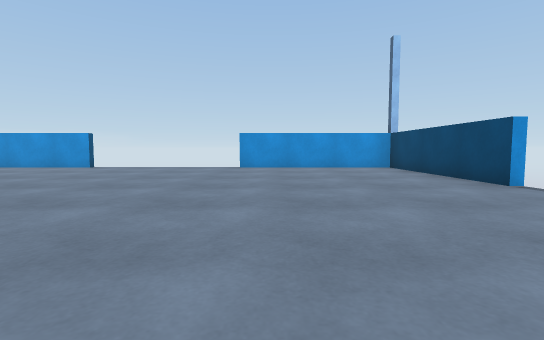
View 1 (above)

16 first-person views from a walk through a scene from a Unity 3-D project. The camera is 0.64 m above the floor, tilts 4° down and sees 85° across. The floor is counted in squares, 1 m on a side. Each view is taken from the middle of a square. On the plan, view 1 faces up. The plan holds only what a view shows up to about 9 squares ahead; the rest is blank. The place goes on beyond the plan. Surface patterns are stand-ins for the level's own textures.

View 2
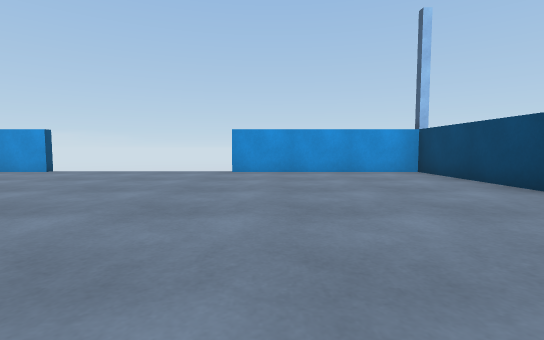

View 3
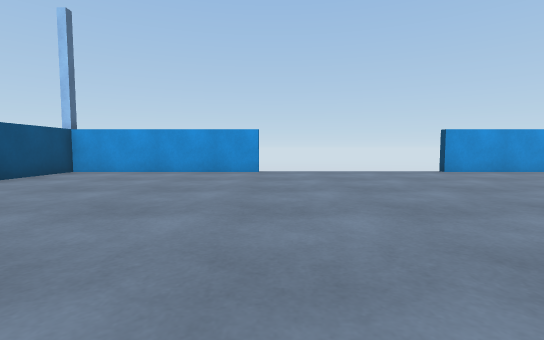

View 4
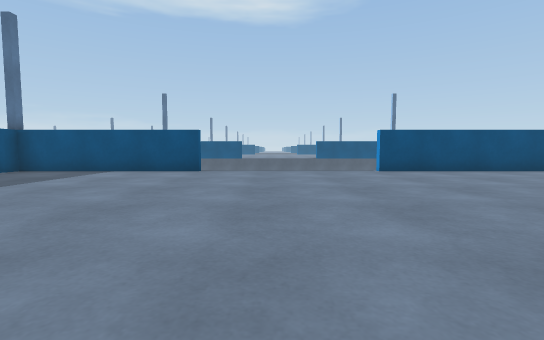

View 5
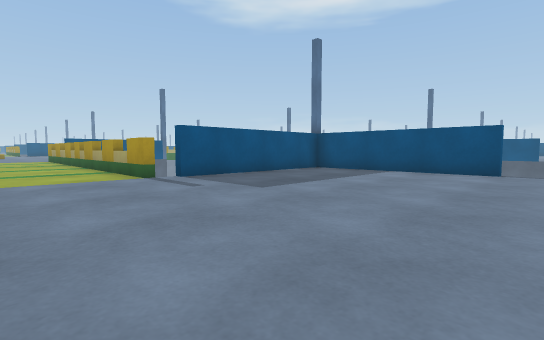

View 6
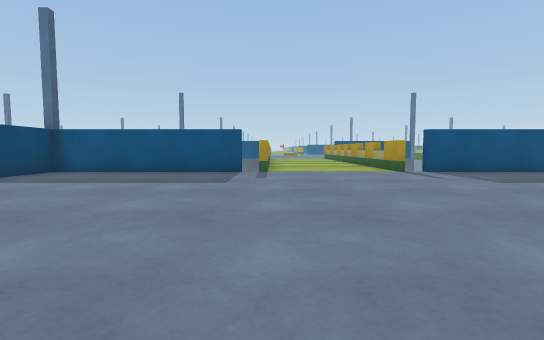

View 7
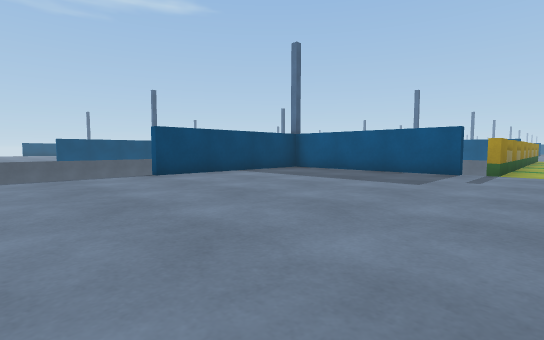

View 8
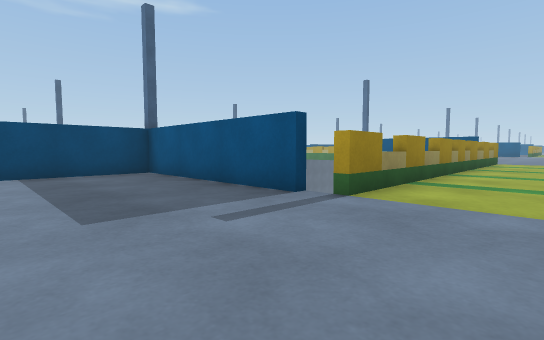

View 9
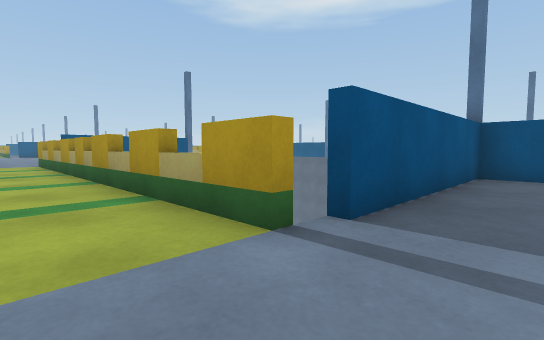

View 10
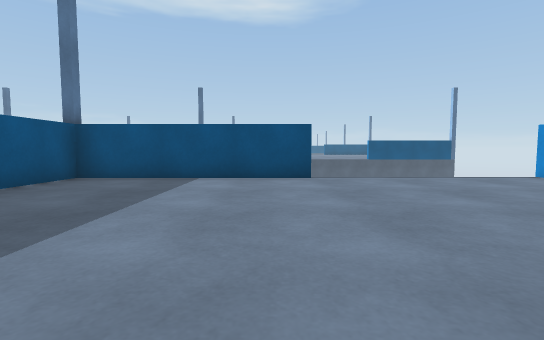

View 11
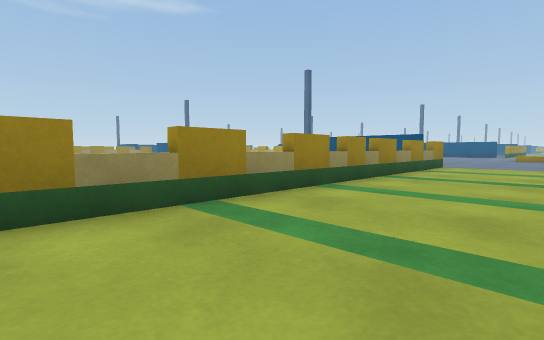

View 12
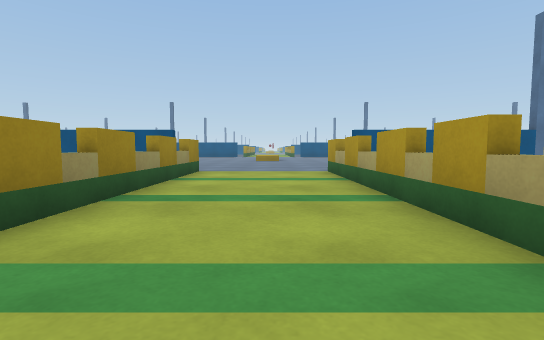

View 13
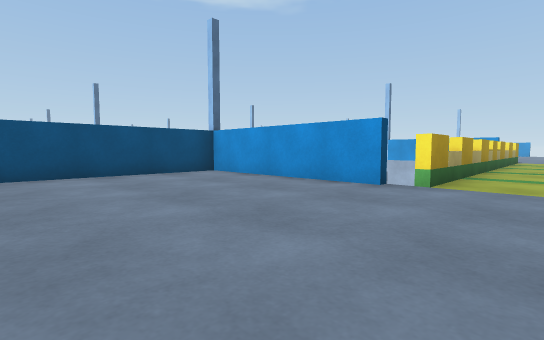

View 14
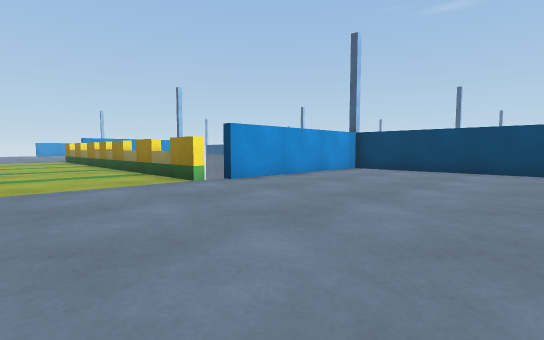

View 15
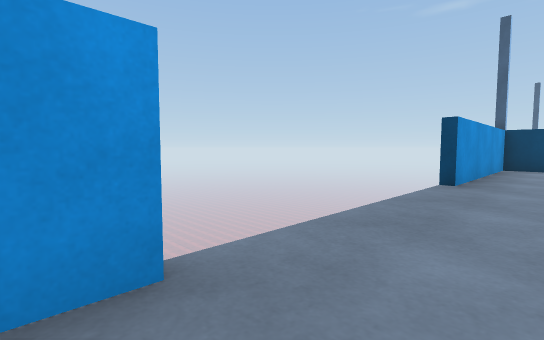

View 16
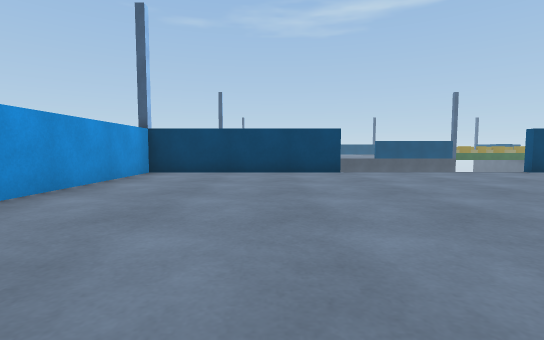

### Floor plan
Points are (right, up) in squares from view 1. A wall is a line through its corners. A room is listed if a view was taken in it or the views show most of it. See-through windows are left out.
Room 1 (views 1, 2, 3, 4, 5, 6, 7, 8, 9, 10, 11, 12, 13, 14, 15, 16)
walls: (-5.6, -5.5) (-5.6, -10.5); (-1.2, -5.4) (4.1, -5.4) (4.1, -0.1); (-1.9, -10.5) (-1.9, -5.6); (-5.6, -12.4) (-5.6, -17.6); (-11.6, 0) (-11.6, -5.4) (-6.4, -5.4); (4.1, 5) (4.1, 10.4) (-1.1, 10.4); (-1.9, -17.8) (-1.9, -12.4); (-6.2, -17.9) (-11.6, -17.9) (-11.6, -22.8); (-6.2, 10.4) (-11.6, 10.4) (-11.6, 5.1); (2.8, -17.9) (-1.1, -17.9); (4.1, -22.6) (4.1, -19.2)
ways out: opening at (-10.3, 1.5); gap at (-12, -23); gap at (-12, 5); gap at (-1, -6); gap at (-1, 11); gap at (4, -23)
objects: block (-6, -12); block (-6, -11); block (-2, -12); block (-2, -11)

Where each view was taken, in squares from view 1:
view 1: 0 up, 0 right, facing up
view 2: 2 up, 0 right, facing up
view 3: 2 up, 6 left, facing up
view 4: 2 up, 3 left, facing left
view 5: 1 up, 3 left, facing down-left
view 6: 3 up, 2 left, facing down
view 7: 3 up, 3 left, facing down-right
view 8: 2 down, 4 left, facing down-right
view 9: 4 down, 4 left, facing down-left
view 10: 1 down, 5 left, facing left
view 11: 6 down, 5 left, facing down-right
view 12: 9 down, 4 left, facing down
view 13: 23 down, 4 left, facing up-left
view 14: 23 down, 5 left, facing up-right
view 15: 9 up, 7 left, facing up-right
view 16: 7 up, 4 left, facing right
